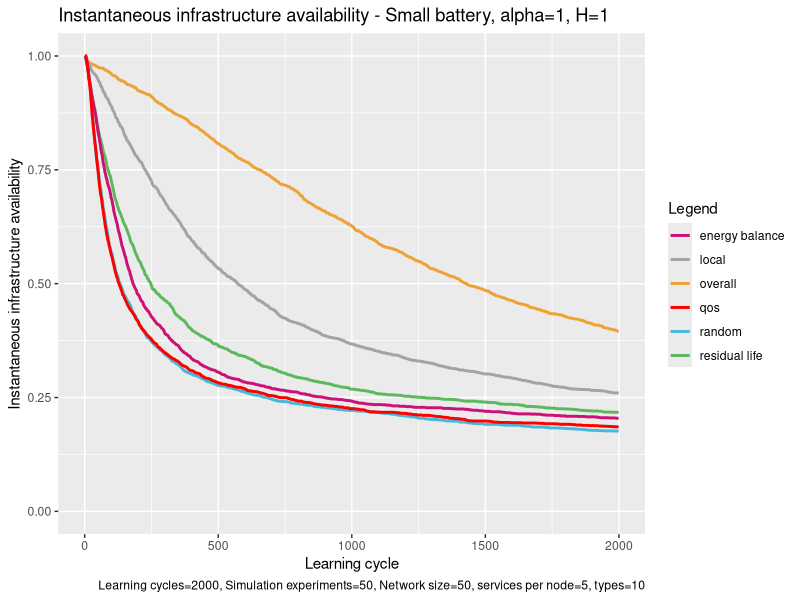

This figure's R source:
# execute all lines: ctrl + shift + enter

library(ggplot2)

# set working directory here
setwd(dirname(rstudioapi::getSourceEditorContext()$path))

overall <- read.table("exp_assembly_overall_energy_template.txt", 
                      header = F,
                      sep = " ",
                      col.names= c("overallx", "overally")
)

random <- read.table("exp_assembly_random.txt", 
                     header = F,
                     sep = " ",
                     col.names= c("randomx", "randomy")
)

res <- read.table("exp_assembly_residual_life_template.txt", 
                  header = F,
                  sep = " ",
                  col.names= c("resx","resy")
)

local <- read.table("exp_assembly_local_energy_template.txt", 
                    header = F,
                    sep = " ",
                    col.names= c("locx","locy")
)

learning <- read.table("exp_assembly_energyAware.txt", 
                          header = F,
                          sep = " ",
                          col.names= c("enx","eny")
)

qos <- read.table("exp_assembly_QoS.txt", 
                       header = F,
                       sep = " ",
                       col.names= c("qosx","qosy")
)


overall_x <- overall$overallx
overall_y <- overall$overally

random_y <- random$randomy
res_y <- res$resy
local_y <- local$locy
energyAware_y <- learning$eny
qos_y <- qos$qosy

head(overall)

colors <- c("overall" = "#EEA236", "residual life" = "#5CB85C", "random" = "#46B8DA", "local"="gray64", "energy balance"="deeppink3", "qos"="#FF0000")

ggplot(data=local, aes(x=overall_x, col = group)) + 
  
  geom_line(aes(y = overall_y, color = "overall"), size = 1) +
  geom_line(aes(y = res_y, color = "residual life"), size = 1) +
  geom_line(aes(y = random_y, color = "random"), size = 1) +
  geom_line(aes(y = local_y, color = "local"), size = 1) +
  geom_line(aes(y = energyAware_y, color = "energy balance"), size = 1) +
  geom_line(aes(y = qos_y, color = "qos"), size = 1)  +
  ylim(0, 1.0) +
  
  labs(x = "Learning cycle",
       y = "Instantaneous infrastructure availability",
       color = "Legend",
       title = "Instantaneous infrastructure availability - Small battery, alpha=1, H=1", 
       caption = "Learning cycles=2000, Simulation experiments=50, Network size=50, services per node=5, types=10") +
  
  scale_color_manual(values = colors)
